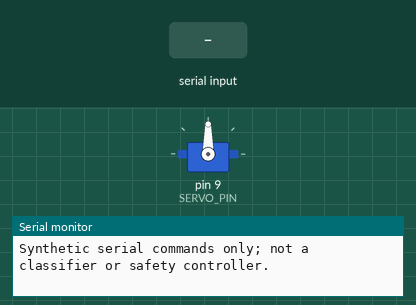
Simulated run of this sketch. Board: Arduino Uno, built with avr-gcc and run on an emulated ATmega328P. Shown: servo, the last lines printed to the serial monitor. Inputs (shaded band) come from the test bench.

Above: at 1.2 s.
1.3 s: "APPROVE\n" received over Serial
At 2.7 s:
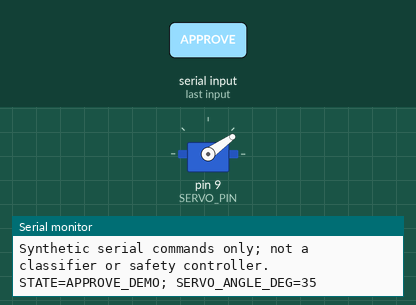
4.3 s: "REJECT\n" received over Serial
At 5.0 s:
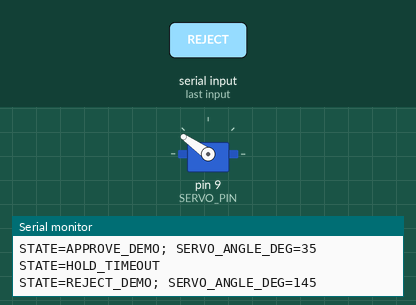
Timing chart, 0 to 7.8 s (numbered marks = the images above; inputs shaded):
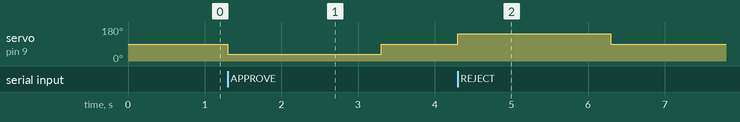

Measured:
- after the input at 1.3 s, servo on pin 9 (SERVO_PIN): 90° → 35° at once, → 90° 2.0 s later
- after the input at 4.3 s, servo on pin 9 (SERVO_PIN): 90° → 145° at once, → 90° 2.0 s later

The sketch:

agastya_eye_servo_gate_demo.ino
```cpp
#include <Servo.h>

// AGASTYA-EYE tabletop control-interface demo.
// Commands are synthetic operator inputs over USB serial; this sketch is not
// connected to the AGASTYA-EYE classifier and is not an industrial gate control.

const byte SERVO_PIN = 9;
const int HOLD_ANGLE = 90;
const int APPROVE_ANGLE = 35;
const int REJECT_ANGLE = 145;
const unsigned long DECISION_TIMEOUT_MS = 2000;
const size_t COMMAND_CAPACITY = 24;

Servo gateServo;
char commandBuffer[COMMAND_CAPACITY];
size_t commandLength = 0;
unsigned long lastDecisionMs = 0;
bool decisionActive = false;

void applyState(const char *state, int angle) {
  gateServo.write(angle);
  lastDecisionMs = millis();
  decisionActive = true;
  Serial.print("STATE=");
  Serial.print(state);
  Serial.print("; SERVO_ANGLE_DEG=");
  Serial.println(angle);
}

void handleCommand() {
  commandBuffer[commandLength] = '\0';
  if (strcmp(commandBuffer, "APPROVE") == 0) {
    applyState("APPROVE_DEMO", APPROVE_ANGLE);
  } else if (strcmp(commandBuffer, "REJECT") == 0) {
    applyState("REJECT_DEMO", REJECT_ANGLE);
  } else if (strcmp(commandBuffer, "HOLD") == 0) {
    applyState("HOLD", HOLD_ANGLE);
  } else if (commandLength > 0) {
    Serial.println("ERROR=UNKNOWN_COMMAND; STATE_UNCHANGED");
  }
  commandLength = 0;
}

void setup() {
  Serial.begin(115200);
  gateServo.attach(SERVO_PIN);
  gateServo.write(HOLD_ANGLE);
  lastDecisionMs = millis();
  Serial.println("AGASTYA-EYE servo gate tabletop demo");
  Serial.println("Send APPROVE, REJECT, or HOLD followed by newline.");
  Serial.println("Synthetic serial commands only; not a classifier or safety controller.");
}

void loop() {
  while (Serial.available() > 0) {
    const char incoming = (char)Serial.read();
    if (incoming == '\r' || incoming == '\n') {
      handleCommand();
    } else if (commandLength < COMMAND_CAPACITY - 1) {
      commandBuffer[commandLength++] = incoming;
    } else {
      commandLength = 0;
      Serial.println("ERROR=COMMAND_TOO_LONG; STATE_UNCHANGED");
    }
  }

  if (decisionActive && millis() - lastDecisionMs >= DECISION_TIMEOUT_MS) {
    gateServo.write(HOLD_ANGLE);
    decisionActive = false;
    Serial.println("STATE=HOLD_TIMEOUT");
  }
}
```
